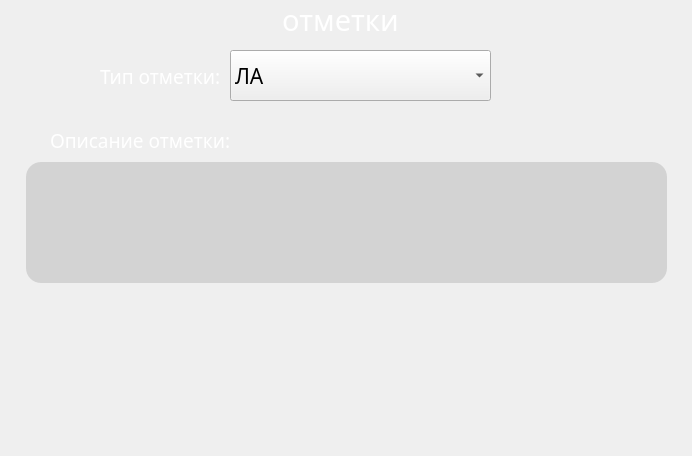
<?xml version="1.0" encoding="UTF-8"?>
<ui version="4.0">
 <class>MarkMenu</class>
 <widget class="QWidget" name="MarkMenu">
  <property name="geometry">
   <rect>
    <x>0</x>
    <y>0</y>
    <width>692</width>
    <height>456</height>
   </rect>
  </property>
  <property name="windowTitle">
   <string>Form</string>
  </property>
  <property name="styleSheet">
   <string notr="true"/>
  </property>
  <widget class="QLabel" name="rotate_bgrd_lbl">
   <property name="geometry">
    <rect>
     <x>0</x>
     <y>0</y>
     <width>692</width>
     <height>456</height>
    </rect>
   </property>
   <property name="styleSheet">
    <string notr="true">padding-right: 15px; /* make room for the arrows */
border-image: url(:/Pyramid/fon_next_menu.png);
border-width: 3;
</string>
   </property>
   <property name="text">
    <string/>
   </property>
  </widget>
  <widget class="QComboBox" name="typeComboBox">
   <property name="geometry">
    <rect>
     <x>230</x>
     <y>50</y>
     <width>261</width>
     <height>51</height>
    </rect>
   </property>
   <property name="font">
    <font>
     <family>Trebuchet MS</family>
     <pointsize>16</pointsize>
    </font>
   </property>
   <item>
    <property name="text">
     <string>ЛА</string>
    </property>
   </item>
   <item>
    <property name="text">
     <string>Обломки ЛА</string>
    </property>
   </item>
   <item>
    <property name="text">
     <string>Черный ящик</string>
    </property>
   </item>
   <item>
    <property name="text">
     <string>Фрагменты тел</string>
    </property>
   </item>
   <item>
    <property name="text">
     <string>Следы крушения</string>
    </property>
   </item>
   <item>
    <property name="text">
     <string>Непроходимые места</string>
    </property>
   </item>
   <item>
    <property name="text">
     <string>АС</string>
    </property>
   </item>
   <item>
    <property name="text">
     <string>Место десантирования</string>
    </property>
   </item>
   <item>
    <property name="text">
     <string>Прочее</string>
    </property>
   </item>
  </widget>
  <widget class="QLabel" name="type_lbl">
   <property name="geometry">
    <rect>
     <x>100</x>
     <y>66</y>
     <width>131</width>
     <height>21</height>
    </rect>
   </property>
   <property name="palette">
    <palette>
     <active>
      <colorrole role="WindowText">
       <brush brushstyle="SolidPattern">
        <color alpha="255">
         <red>255</red>
         <green>255</green>
         <blue>255</blue>
        </color>
       </brush>
      </colorrole>
      <colorrole role="Text">
       <brush brushstyle="SolidPattern">
        <color alpha="255">
         <red>255</red>
         <green>255</green>
         <blue>255</blue>
        </color>
       </brush>
      </colorrole>
      <colorrole role="ButtonText">
       <brush brushstyle="SolidPattern">
        <color alpha="255">
         <red>255</red>
         <green>255</green>
         <blue>255</blue>
        </color>
       </brush>
      </colorrole>
     </active>
     <inactive>
      <colorrole role="WindowText">
       <brush brushstyle="SolidPattern">
        <color alpha="255">
         <red>255</red>
         <green>255</green>
         <blue>255</blue>
        </color>
       </brush>
      </colorrole>
      <colorrole role="Text">
       <brush brushstyle="SolidPattern">
        <color alpha="255">
         <red>255</red>
         <green>255</green>
         <blue>255</blue>
        </color>
       </brush>
      </colorrole>
      <colorrole role="ButtonText">
       <brush brushstyle="SolidPattern">
        <color alpha="255">
         <red>255</red>
         <green>255</green>
         <blue>255</blue>
        </color>
       </brush>
      </colorrole>
     </inactive>
     <disabled>
      <colorrole role="WindowText">
       <brush brushstyle="SolidPattern">
        <color alpha="255">
         <red>120</red>
         <green>120</green>
         <blue>120</blue>
        </color>
       </brush>
      </colorrole>
      <colorrole role="Text">
       <brush brushstyle="SolidPattern">
        <color alpha="255">
         <red>120</red>
         <green>120</green>
         <blue>120</blue>
        </color>
       </brush>
      </colorrole>
      <colorrole role="ButtonText">
       <brush brushstyle="SolidPattern">
        <color alpha="255">
         <red>120</red>
         <green>120</green>
         <blue>120</blue>
        </color>
       </brush>
      </colorrole>
     </disabled>
    </palette>
   </property>
   <property name="font">
    <font>
     <family>Trebuchet MS</family>
     <pointsize>14</pointsize>
    </font>
   </property>
   <property name="text">
    <string>Тип отметки:</string>
   </property>
  </widget>
  <widget class="QPlainTextEdit" name="infoPlainText">
   <property name="geometry">
    <rect>
     <x>26</x>
     <y>162</y>
     <width>641</width>
     <height>121</height>
    </rect>
   </property>
   <property name="palette">
    <palette>
     <active>
      <colorrole role="WindowText">
       <brush brushstyle="SolidPattern">
        <color alpha="255">
         <red>0</red>
         <green>0</green>
         <blue>0</blue>
        </color>
       </brush>
      </colorrole>
      <colorrole role="Button">
       <brush brushstyle="SolidPattern">
        <color alpha="255">
         <red>211</red>
         <green>211</green>
         <blue>211</blue>
        </color>
       </brush>
      </colorrole>
      <colorrole role="Light">
       <brush brushstyle="SolidPattern">
        <color alpha="255">
         <red>189</red>
         <green>189</green>
         <blue>189</blue>
        </color>
       </brush>
      </colorrole>
      <colorrole role="Text">
       <brush brushstyle="SolidPattern">
        <color alpha="255">
         <red>0</red>
         <green>0</green>
         <blue>0</blue>
        </color>
       </brush>
      </colorrole>
      <colorrole role="BrightText">
       <brush brushstyle="SolidPattern">
        <color alpha="255">
         <red>213</red>
         <green>213</green>
         <blue>213</blue>
        </color>
       </brush>
      </colorrole>
      <colorrole role="ButtonText">
       <brush brushstyle="SolidPattern">
        <color alpha="255">
         <red>0</red>
         <green>0</green>
         <blue>0</blue>
        </color>
       </brush>
      </colorrole>
      <colorrole role="Base">
       <brush brushstyle="SolidPattern">
        <color alpha="255">
         <red>211</red>
         <green>211</green>
         <blue>211</blue>
        </color>
       </brush>
      </colorrole>
      <colorrole role="Window">
       <brush brushstyle="SolidPattern">
        <color alpha="255">
         <red>211</red>
         <green>211</green>
         <blue>211</blue>
        </color>
       </brush>
      </colorrole>
     </active>
     <inactive>
      <colorrole role="WindowText">
       <brush brushstyle="SolidPattern">
        <color alpha="255">
         <red>0</red>
         <green>0</green>
         <blue>0</blue>
        </color>
       </brush>
      </colorrole>
      <colorrole role="Button">
       <brush brushstyle="SolidPattern">
        <color alpha="255">
         <red>211</red>
         <green>211</green>
         <blue>211</blue>
        </color>
       </brush>
      </colorrole>
      <colorrole role="Light">
       <brush brushstyle="SolidPattern">
        <color alpha="255">
         <red>189</red>
         <green>189</green>
         <blue>189</blue>
        </color>
       </brush>
      </colorrole>
      <colorrole role="Text">
       <brush brushstyle="SolidPattern">
        <color alpha="255">
         <red>0</red>
         <green>0</green>
         <blue>0</blue>
        </color>
       </brush>
      </colorrole>
      <colorrole role="BrightText">
       <brush brushstyle="SolidPattern">
        <color alpha="255">
         <red>213</red>
         <green>213</green>
         <blue>213</blue>
        </color>
       </brush>
      </colorrole>
      <colorrole role="ButtonText">
       <brush brushstyle="SolidPattern">
        <color alpha="255">
         <red>0</red>
         <green>0</green>
         <blue>0</blue>
        </color>
       </brush>
      </colorrole>
      <colorrole role="Base">
       <brush brushstyle="SolidPattern">
        <color alpha="255">
         <red>211</red>
         <green>211</green>
         <blue>211</blue>
        </color>
       </brush>
      </colorrole>
      <colorrole role="Window">
       <brush brushstyle="SolidPattern">
        <color alpha="255">
         <red>211</red>
         <green>211</green>
         <blue>211</blue>
        </color>
       </brush>
      </colorrole>
     </inactive>
     <disabled>
      <colorrole role="WindowText">
       <brush brushstyle="SolidPattern">
        <color alpha="255">
         <red>0</red>
         <green>0</green>
         <blue>0</blue>
        </color>
       </brush>
      </colorrole>
      <colorrole role="Button">
       <brush brushstyle="SolidPattern">
        <color alpha="255">
         <red>211</red>
         <green>211</green>
         <blue>211</blue>
        </color>
       </brush>
      </colorrole>
      <colorrole role="Light">
       <brush brushstyle="SolidPattern">
        <color alpha="255">
         <red>189</red>
         <green>189</green>
         <blue>189</blue>
        </color>
       </brush>
      </colorrole>
      <colorrole role="Text">
       <brush brushstyle="SolidPattern">
        <color alpha="255">
         <red>0</red>
         <green>0</green>
         <blue>0</blue>
        </color>
       </brush>
      </colorrole>
      <colorrole role="BrightText">
       <brush brushstyle="SolidPattern">
        <color alpha="255">
         <red>213</red>
         <green>213</green>
         <blue>213</blue>
        </color>
       </brush>
      </colorrole>
      <colorrole role="ButtonText">
       <brush brushstyle="SolidPattern">
        <color alpha="255">
         <red>0</red>
         <green>0</green>
         <blue>0</blue>
        </color>
       </brush>
      </colorrole>
      <colorrole role="Base">
       <brush brushstyle="SolidPattern">
        <color alpha="255">
         <red>211</red>
         <green>211</green>
         <blue>211</blue>
        </color>
       </brush>
      </colorrole>
      <colorrole role="Window">
       <brush brushstyle="SolidPattern">
        <color alpha="255">
         <red>211</red>
         <green>211</green>
         <blue>211</blue>
        </color>
       </brush>
      </colorrole>
     </disabled>
    </palette>
   </property>
   <property name="font">
    <font>
     <family>Trebuchet MS</family>
     <pointsize>14</pointsize>
    </font>
   </property>
   <property name="styleSheet">
    <string notr="true">QPlainTextEdit {
     background-color: white;

     background-attachment: fixed;
 	 border-radius: 15px;
	
	background-color: rgb(211, 211, 211);
	color: black;
 }

QScrollBar:vertical { width: 100px;} </string>
   </property>
   <property name="plainText">
    <string/>
   </property>
  </widget>
  <widget class="QPushButton" name="markTekPos">
   <property name="geometry">
    <rect>
     <x>26</x>
     <y>302</y>
     <width>150</width>
     <height>125</height>
    </rect>
   </property>
   <property name="autoFillBackground">
    <bool>false</bool>
   </property>
   <property name="styleSheet">
    <string notr="true"> QPushButton:hover:pressed {
    padding-right: 15px; /* make room for the arrows */
	border-image: url(:/Pyramid/na_tek_poz_n.png);
     border-width: 3;}
 
QPushButton{
     padding-right: 15px; /* make room for the arrows */
   	border-image: url(:/Pyramid/na_tek_poz.png);
     border-width: 3;}

 QPushButton:hover {
    padding-right: 15px; /* make room for the arrows */
    	border-image: url(:/Pyramid/na_tek_poz.png);
     border-width: 3;}</string>
   </property>
   <property name="text">
    <string/>
   </property>
   <property name="flat">
    <bool>true</bool>
   </property>
  </widget>
  <widget class="QLabel" name="info_lbl">
   <property name="geometry">
    <rect>
     <x>50</x>
     <y>130</y>
     <width>181</width>
     <height>21</height>
    </rect>
   </property>
   <property name="palette">
    <palette>
     <active>
      <colorrole role="WindowText">
       <brush brushstyle="SolidPattern">
        <color alpha="255">
         <red>255</red>
         <green>255</green>
         <blue>255</blue>
        </color>
       </brush>
      </colorrole>
      <colorrole role="Text">
       <brush brushstyle="SolidPattern">
        <color alpha="255">
         <red>255</red>
         <green>255</green>
         <blue>255</blue>
        </color>
       </brush>
      </colorrole>
      <colorrole role="ButtonText">
       <brush brushstyle="SolidPattern">
        <color alpha="255">
         <red>255</red>
         <green>255</green>
         <blue>255</blue>
        </color>
       </brush>
      </colorrole>
     </active>
     <inactive>
      <colorrole role="WindowText">
       <brush brushstyle="SolidPattern">
        <color alpha="255">
         <red>255</red>
         <green>255</green>
         <blue>255</blue>
        </color>
       </brush>
      </colorrole>
      <colorrole role="Text">
       <brush brushstyle="SolidPattern">
        <color alpha="255">
         <red>255</red>
         <green>255</green>
         <blue>255</blue>
        </color>
       </brush>
      </colorrole>
      <colorrole role="ButtonText">
       <brush brushstyle="SolidPattern">
        <color alpha="255">
         <red>255</red>
         <green>255</green>
         <blue>255</blue>
        </color>
       </brush>
      </colorrole>
     </inactive>
     <disabled>
      <colorrole role="WindowText">
       <brush brushstyle="SolidPattern">
        <color alpha="255">
         <red>120</red>
         <green>120</green>
         <blue>120</blue>
        </color>
       </brush>
      </colorrole>
      <colorrole role="Text">
       <brush brushstyle="SolidPattern">
        <color alpha="255">
         <red>120</red>
         <green>120</green>
         <blue>120</blue>
        </color>
       </brush>
      </colorrole>
      <colorrole role="ButtonText">
       <brush brushstyle="SolidPattern">
        <color alpha="255">
         <red>120</red>
         <green>120</green>
         <blue>120</blue>
        </color>
       </brush>
      </colorrole>
     </disabled>
    </palette>
   </property>
   <property name="font">
    <font>
     <family>Trebuchet MS</family>
     <pointsize>14</pointsize>
    </font>
   </property>
   <property name="text">
    <string>Описание отметки:</string>
   </property>
  </widget>
  <widget class="QPushButton" name="keyboardBut">
   <property name="geometry">
    <rect>
     <x>540</x>
     <y>30</y>
     <width>111</width>
     <height>81</height>
    </rect>
   </property>
   <property name="autoFillBackground">
    <bool>false</bool>
   </property>
   <property name="styleSheet">
    <string notr="true"> QPushButton:hover:pressed {
    padding-right: 15px; /* make room for the arrows */
	border-image: url(:/Pyramid/Klava_n.png);
     border-width: 3;}
 
QPushButton{
     padding-right: 15px; /* make room for the arrows */
	border-image: url(:/Pyramid/Klava.png);
     border-width: 3;}

 QPushButton:hover {
    padding-right: 15px; /* make room for the arrows */
	border-image: url(:/Pyramid/Klava.png);
     border-width: 3;}</string>
   </property>
   <property name="text">
    <string/>
   </property>
   <property name="flat">
    <bool>true</bool>
   </property>
  </widget>
  <widget class="QPushButton" name="markToMap">
   <property name="geometry">
    <rect>
     <x>190</x>
     <y>302</y>
     <width>150</width>
     <height>125</height>
    </rect>
   </property>
   <property name="autoFillBackground">
    <bool>false</bool>
   </property>
   <property name="styleSheet">
    <string notr="true"> QPushButton:hover:pressed {
    padding-right: 15px; /* make room for the arrows */
	border-image: url(:/Pyramid/na_kartu_n.png);
     border-width: 3;}
 
QPushButton{
     padding-right: 15px; /* make room for the arrows */
   	border-image: url(:/Pyramid/na_kartu.png);
     border-width: 3;}

 QPushButton:hover {
    padding-right: 15px; /* make room for the arrows */
    	border-image: url(:/Pyramid/na_kartu.png);
     border-width: 3;}</string>
   </property>
   <property name="text">
    <string/>
   </property>
   <property name="flat">
    <bool>true</bool>
   </property>
  </widget>
  <widget class="QLabel" name="status">
   <property name="geometry">
    <rect>
     <x>470</x>
     <y>130</y>
     <width>181</width>
     <height>21</height>
    </rect>
   </property>
   <property name="palette">
    <palette>
     <active>
      <colorrole role="WindowText">
       <brush brushstyle="SolidPattern">
        <color alpha="255">
         <red>255</red>
         <green>255</green>
         <blue>255</blue>
        </color>
       </brush>
      </colorrole>
      <colorrole role="Text">
       <brush brushstyle="SolidPattern">
        <color alpha="255">
         <red>255</red>
         <green>255</green>
         <blue>255</blue>
        </color>
       </brush>
      </colorrole>
      <colorrole role="ButtonText">
       <brush brushstyle="SolidPattern">
        <color alpha="255">
         <red>255</red>
         <green>255</green>
         <blue>255</blue>
        </color>
       </brush>
      </colorrole>
     </active>
     <inactive>
      <colorrole role="WindowText">
       <brush brushstyle="SolidPattern">
        <color alpha="255">
         <red>255</red>
         <green>255</green>
         <blue>255</blue>
        </color>
       </brush>
      </colorrole>
      <colorrole role="Text">
       <brush brushstyle="SolidPattern">
        <color alpha="255">
         <red>255</red>
         <green>255</green>
         <blue>255</blue>
        </color>
       </brush>
      </colorrole>
      <colorrole role="ButtonText">
       <brush brushstyle="SolidPattern">
        <color alpha="255">
         <red>255</red>
         <green>255</green>
         <blue>255</blue>
        </color>
       </brush>
      </colorrole>
     </inactive>
     <disabled>
      <colorrole role="WindowText">
       <brush brushstyle="SolidPattern">
        <color alpha="255">
         <red>120</red>
         <green>120</green>
         <blue>120</blue>
        </color>
       </brush>
      </colorrole>
      <colorrole role="Text">
       <brush brushstyle="SolidPattern">
        <color alpha="255">
         <red>120</red>
         <green>120</green>
         <blue>120</blue>
        </color>
       </brush>
      </colorrole>
      <colorrole role="ButtonText">
       <brush brushstyle="SolidPattern">
        <color alpha="255">
         <red>120</red>
         <green>120</green>
         <blue>120</blue>
        </color>
       </brush>
      </colorrole>
     </disabled>
    </palette>
   </property>
   <property name="font">
    <font>
     <family>Trebuchet MS</family>
     <pointsize>14</pointsize>
    </font>
   </property>
   <property name="text">
    <string/>
   </property>
   <property name="alignment">
    <set>Qt::AlignCenter</set>
   </property>
  </widget>
  <widget class="QPushButton" name="markToCoord">
   <property name="geometry">
    <rect>
     <x>354</x>
     <y>302</y>
     <width>150</width>
     <height>125</height>
    </rect>
   </property>
   <property name="autoFillBackground">
    <bool>false</bool>
   </property>
   <property name="styleSheet">
    <string notr="true"> QPushButton:hover:pressed {
    padding-right: 15px; /* make room for the arrows */
	border-image: url(:/Pyramid/zad_koord_n.png);
     border-width: 3;}
 
QPushButton{
     padding-right: 15px; /* make room for the arrows */
   	border-image: url(:/Pyramid/zad_koord.png);
     border-width: 3;}

 QPushButton:hover {
    padding-right: 15px; /* make room for the arrows */
    	border-image: url(:/Pyramid/zad_koord.png);
     border-width: 3;}</string>
   </property>
   <property name="text">
    <string/>
   </property>
   <property name="flat">
    <bool>true</bool>
   </property>
  </widget>
  <widget class="QPushButton" name="markEdit">
   <property name="geometry">
    <rect>
     <x>516</x>
     <y>302</y>
     <width>150</width>
     <height>125</height>
    </rect>
   </property>
   <property name="autoFillBackground">
    <bool>false</bool>
   </property>
   <property name="styleSheet">
    <string notr="true"> QPushButton:hover:pressed {
    padding-right: 15px; /* make room for the arrows */
	border-image: url(:/Pyramid/redaktor_n.png);
     border-width: 3;}
 
QPushButton{
     padding-right: 15px; /* make room for the arrows */
   	border-image: url(:/Pyramid/redaktor.png);
     border-width: 3;}

 QPushButton:hover {
    padding-right: 15px; /* make room for the arrows */
    	border-image: url(:/Pyramid/redaktor.png);
     border-width: 3;}</string>
   </property>
   <property name="text">
    <string/>
   </property>
   <property name="flat">
    <bool>true</bool>
   </property>
  </widget>
  <widget class="QLabel" name="statusVideo_3">
   <property name="geometry">
    <rect>
     <x>40</x>
     <y>4</y>
     <width>601</width>
     <height>31</height>
    </rect>
   </property>
   <property name="palette">
    <palette>
     <active>
      <colorrole role="WindowText">
       <brush brushstyle="SolidPattern">
        <color alpha="255">
         <red>255</red>
         <green>255</green>
         <blue>255</blue>
        </color>
       </brush>
      </colorrole>
      <colorrole role="Text">
       <brush brushstyle="SolidPattern">
        <color alpha="255">
         <red>255</red>
         <green>255</green>
         <blue>255</blue>
        </color>
       </brush>
      </colorrole>
      <colorrole role="ButtonText">
       <brush brushstyle="SolidPattern">
        <color alpha="255">
         <red>255</red>
         <green>255</green>
         <blue>255</blue>
        </color>
       </brush>
      </colorrole>
     </active>
     <inactive>
      <colorrole role="WindowText">
       <brush brushstyle="SolidPattern">
        <color alpha="255">
         <red>255</red>
         <green>255</green>
         <blue>255</blue>
        </color>
       </brush>
      </colorrole>
      <colorrole role="Text">
       <brush brushstyle="SolidPattern">
        <color alpha="255">
         <red>255</red>
         <green>255</green>
         <blue>255</blue>
        </color>
       </brush>
      </colorrole>
      <colorrole role="ButtonText">
       <brush brushstyle="SolidPattern">
        <color alpha="255">
         <red>255</red>
         <green>255</green>
         <blue>255</blue>
        </color>
       </brush>
      </colorrole>
     </inactive>
     <disabled>
      <colorrole role="WindowText">
       <brush brushstyle="SolidPattern">
        <color alpha="255">
         <red>120</red>
         <green>120</green>
         <blue>120</blue>
        </color>
       </brush>
      </colorrole>
      <colorrole role="Text">
       <brush brushstyle="SolidPattern">
        <color alpha="255">
         <red>120</red>
         <green>120</green>
         <blue>120</blue>
        </color>
       </brush>
      </colorrole>
      <colorrole role="ButtonText">
       <brush brushstyle="SolidPattern">
        <color alpha="255">
         <red>120</red>
         <green>120</green>
         <blue>120</blue>
        </color>
       </brush>
      </colorrole>
     </disabled>
    </palette>
   </property>
   <property name="font">
    <font>
     <family>Trebuchet MS</family>
     <pointsize>22</pointsize>
     <stylestrategy>PreferDefault</stylestrategy>
    </font>
   </property>
   <property name="text">
    <string>отметки</string>
   </property>
   <property name="alignment">
    <set>Qt::AlignCenter</set>
   </property>
  </widget>
 </widget>
 <resources>
  <include location="../Resources/PyramidWidgets.qrc"/>
 </resources>
 <connections/>
</ui>
